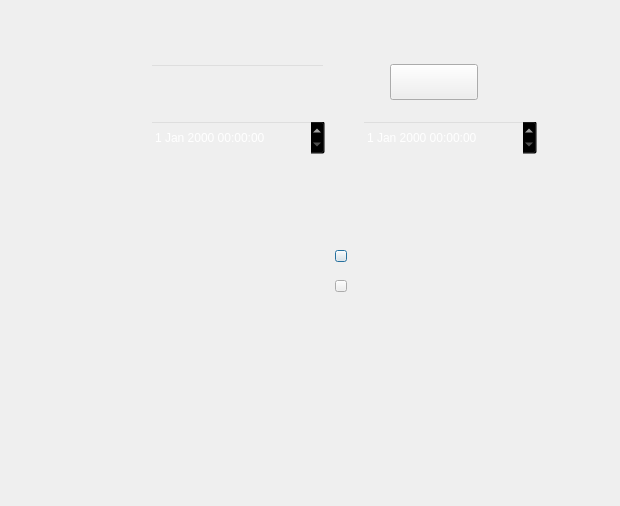
<?xml version="1.0" encoding="UTF-8"?>
<ui version="4.0">
 <class>AddMeeting</class>
 <widget class="QDialog" name="AddMeeting">
  <property name="geometry">
   <rect>
    <x>0</x>
    <y>0</y>
    <width>620</width>
    <height>506</height>
   </rect>
  </property>
  <property name="windowTitle">
   <string>添加会议</string>
  </property>
  <property name="styleSheet">
   <string notr="true">QWidget#AddMeeting{ background-image: url(:/bt/image/addmeeting_bg.png);}</string>
  </property>
  <widget class="QListView" name="TotalList">
   <property name="geometry">
    <rect>
     <x>150</x>
     <y>178</y>
     <width>175</width>
     <height>185</height>
    </rect>
   </property>
   <property name="styleSheet">
    <string notr="true">background:transparent;
color: rgb(255, 255, 255);</string>
   </property>
  </widget>
  <widget class="QListView" name="MeetingList">
   <property name="geometry">
    <rect>
     <x>362</x>
     <y>178</y>
     <width>175</width>
     <height>185</height>
    </rect>
   </property>
   <property name="styleSheet">
    <string notr="true">background:transparent;
color: rgb(255, 255, 255);</string>
   </property>
  </widget>
  <widget class="QPushButton" name="AddPeople">
   <property name="geometry">
    <rect>
     <x>335</x>
     <y>250</y>
     <width>12</width>
     <height>12</height>
    </rect>
   </property>
   <property name="text">
    <string/>
   </property>
  </widget>
  <widget class="QPushButton" name="DelPeople">
   <property name="geometry">
    <rect>
     <x>335</x>
     <y>280</y>
     <width>12</width>
     <height>12</height>
    </rect>
   </property>
   <property name="text">
    <string/>
   </property>
  </widget>
  <widget class="QDateTimeEdit" name="StartTime">
   <property name="geometry">
    <rect>
     <x>150</x>
     <y>120</y>
     <width>175</width>
     <height>35</height>
    </rect>
   </property>
   <property name="styleSheet">
    <string notr="true">background:transparent;
font: 13pt &quot;Ubuntu&quot;;
color: rgb(255, 255, 255);</string>
   </property>
  </widget>
  <widget class="QPushButton" name="pushButton_3">
   <property name="geometry">
    <rect>
     <x>390</x>
     <y>64</y>
     <width>88</width>
     <height>36</height>
    </rect>
   </property>
   <property name="text">
    <string/>
   </property>
  </widget>
  <widget class="QDateTimeEdit" name="EndTime">
   <property name="geometry">
    <rect>
     <x>362</x>
     <y>120</y>
     <width>175</width>
     <height>35</height>
    </rect>
   </property>
   <property name="styleSheet">
    <string notr="true">background:transparent;
font: 13pt &quot;Ubuntu&quot;;
color: rgb(255, 255, 255);</string>
   </property>
  </widget>
  <widget class="QLineEdit" name="MeetingPlaceEdit">
   <property name="geometry">
    <rect>
     <x>150</x>
     <y>64</y>
     <width>175</width>
     <height>31</height>
    </rect>
   </property>
   <property name="styleSheet">
    <string notr="true">background:transparent;
color: rgb(255, 255, 255);</string>
   </property>
  </widget>
 </widget>
 <resources/>
 <connections/>
</ui>
